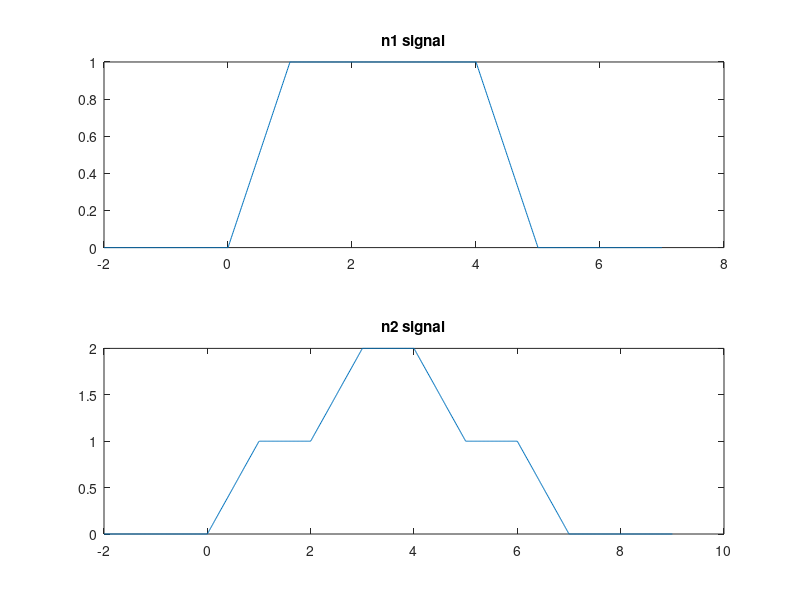

Here is the MATLAB script that generated this plot:
clc;                                                                                                                                                                                                                                                                                                                                                                                                                                                                                                                                                                                                                                                                                                                                                                                                                                                                                                                                                                                                                                                                                                                                                                                                                                                                                                                                                                                                                                                                                                                                                                                                                                                                                                                                                                                                                                                                                                                                              clc;
close all;
clear all;
u=@(t) t>=0;
x=@(t) t.*u(t)-(t-1).*u(t-1)-(t-4).*u(t-4)+(t-5).*u(t-5);
t= linspace(-2,7,1000);
figure(3)
subplot(2,1,1)
plot(t,x(t))
title('n1 signal')

x=@(t) t.*u(t)-(t-1).*u(t-1)+(t-2).*u(t-2)-(t-3).*u(t-3)-(t-4).*u(t-4)+(t-5).*u(t-5)-(t-6).*u(t-6)+(t-7).*u(t-7);
t= linspace(-2,9,1000);
subplot(2,1,2)
plot(t,x(t))
title('n2 signal')